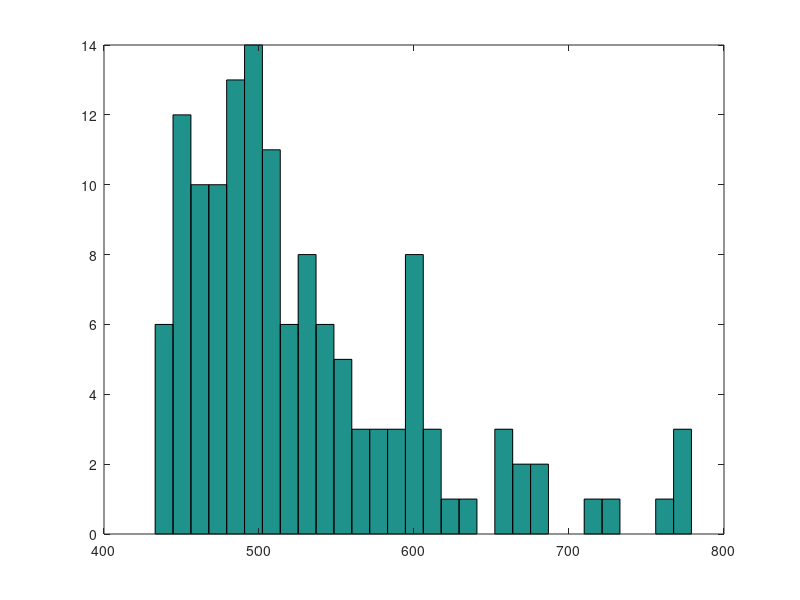

This chart was generated by the following MATLAB code: (Note: this script raises an error after producing the figure.)
load('Cata_Data.mat')
frame_before_p = 40;

cur_cond=strcmp(cond,'R');

ant=ant(cur_cond)
data=data(cur_cond)
filename = filename(cur_cond)
rot=rot(cur_cond)
cond=cond(cur_cond)

fps=30;
calib_0 = 1550; % Get it in ball rotation
calib_1 = 1105;
ball_diameter = 4.87; %in cm

%% get nb_frame per data

for i=1:length(data)
    nb_frame(i)=size(data{i},1);
end
hist(nb_frame,30)
f=find(nb_frame==min(nb_frame));
nb_frame(f)
filename{f}

%%
frame_window = 360 + frame_before_p; % 450 =15 sec. (we made sure the last 15s were without cleaning)

turn_dyn ={};
speed_dyn ={};



for i=1:length(data)
    cur_data=data{i};
    
    % Take first  X frames or first X frames

    X0=cur_data(1 : frame_window,1)/calib_0; % get the last Xsec (we made sure the last 15s were without cleaning)
    X1=cur_data(1:frame_window ,3)/calib_1;    
    
    Xs= (X0 + X1) / 2; % Make average of X0 and X1 (they should get same signal)
    
    Y0=cur_data(1 : frame_window,2) /calib_0;
    Y1=cur_data(1 : frame_window,4) /calib_1;
    
    % Path
    cum_angle{i} = pi2pi(cumsum(Xs) * 2* pi); % in radian (per frame)
    
    % Turns 

    Xs_radsec= Xs * 2*pi * fps;  % Put them in rad/sec
    turn_dyn{i} = Xs_radsec;
    
    speed = sqrt(Y0.^2 + Y1.^2) * (ball_diameter*pi) * fps; % put in cm/sec
    speed_dyn{i} = speed;

end



%% Plot Turn dynamic 
% figure()

x_axis = ((1:length(turn_dyn{1}))/fps) - 1/fps - frame_before_p/fps; % so that zero is when the ring is lifted 


rot_list = unique(abs(rot)); % abs, to pool +45 -45 / +90 -90 / +135 -135

     k=0;   
     for r = rot_list'; k=k+1; % go through all rotation
         
        dth=[];
        dr=[];
         j=0; 
         for a=unique(ant(cur_cond))'; j=j+1; % go through all individual
             f=find(cur_cond & ant == a & rot == r); %get the index
                dth(j,:) = turn_dyn{f}' *180/pi; % in deg/sec
                dr(j,:) = speed_dyn{f}' / fps; % so as to be back in cm/frame
              
              % now check for the opposite (-45 -90 and -135)
              if r>0 & r<3.14
              j=j+1;
              f=find(cur_cond & ant == a & rot == -r); %get the index
                dth(j,:) = - turn_dyn{f}' *180/pi; % in deg/sec
                dr(j,:) = speed_dyn{f}' / fps; % so as to be back in cm/frame
              end
              
         end
        
        subplot(2,5,k); 
        plot(x_axis, dth'); hold on
        plot(x_axis, fastsmooth(median(dth),3,3,1),'k','linewidth',2); hold on
        plot([min(x_axis) max(x_axis)], [0 0], 'k'); hold on%mark the zero
        plot([0 0] , [-800 800],'k'); hold on% mark t0, when the ring is lifted
        ylim([-800 +800])
        title([num2str(r*180/pi) 'deg']);
        ylabel('tur nvel (deg/s)');
        xlabel('time (s)');
        
        subplot(2,5,k+5); %k+5 to make U second row
        a=dth(:,frame_before_p:end); % get read of frame before p
        bins=-1000:10:1000;
        hist(reshape(a,[size(a,1)*size(a,2), 1]),bins);
        text(-1000,20,['mean=' num2str(mean(a(a<0)))]);
        text(0,40, ['mean=' num2str(mean(a(a>0)))]);
        text(-1000,60, ['mean abs=' num2str(mean(mean((abs(a)))))]);
        
      

     end
%% Plot Turn dynamic keeping + and - separated
 figure()

x_axis = ((1:length(turn_dyn{1}))/fps) - 1/fps - frame_before_p/fps; % so that zero is when the ring is lifted 


rot_list = unique(abs(rot)); % abs, to pool +45 -45 / +90 -90 / +135 -135

     k=0;   
     for r = rot_list'; k=k+1; % go through all rotation
         
        dth=[];
        dr=[];
        dthn=[];
        drn=[];
         j=0; i=0;
         for a=unique(ant(cur_cond))'; j=j+1; % go through all individual
             f=find(cur_cond & ant == a & rot == r); %get the index
                dth(j,:) = turn_dyn{f}' *180/pi; % in deg/sec
                dr(j,:) = speed_dyn{f}' / fps; % so as to be back in cm/frame
              
              % now check for the opposite (-45 -90 and -135)
              if r>0 & r<3.14
              i=i+1;
              f=find(cur_cond & ant == a & rot == -r); %get the index
                dthn(i,:) = turn_dyn{f}' *180/pi; % in deg/sec
                drn(i,:) = speed_dyn{f}' / fps; % so as to be back in cm/frame
              end
              
         end
        
        subplot(2,5,k); 
        plot(x_axis, dth','b'); hold on
        if r>0 & r<3.14
        plot(x_axis, dthn','r'); hold on
        plot(x_axis, fastsmooth(median(dthn),3,3,1),'k','linewidth',2); hold on
        end
        plot(x_axis, fastsmooth(median(dth),3,3,1),'k','linewidth',2); hold on
        plot([min(x_axis) max(x_axis)], [0 0], 'k'); hold on%mark the zero
        plot([0 0] , [-800 800],'k'); hold on% mark t0, when the ring is lifted
        ylim([-800 +800])
        title([num2str(r*180/pi) 'deg']);
        ylabel('tur nvel (deg/s)');
        xlabel('time (s)');
           
      

     end

     
 %% Plot Turn dynamic single individual
for a = unique(ant(cur_cond))'
    figure(a)

x_axis = ((1:length(turn_dyn{1}))/fps) - 1/fps - frame_before_p/fps; % so that zero is when the ring is lifted 


rot_list = unique(abs(rot)); % abs, to pool +45 -45 / +90 -90 / +135 -135

     k=0;   
     for r = rot_list'; k=k+1; % go through all rotation
         
        dth=[];
        dr=[];
         j=0; 
         
         %for a=unique(ant(cur_cond))';
         j=j+1; % go through all individual
             f=find(cur_cond & ant == a & rot == r); %get the index
                dth(j,:) = turn_dyn{f}' *180/pi; % in deg/sec
                dr(j,:) = speed_dyn{f}' / fps; % so as to be back in cm/frame
              
              % now check for the opposite (-45 -90 and -135)
              if r>0 & r<3.14
              j=j+1;
              f=find(cur_cond & ant == a & rot == -r); %get the index
                dth(j,:) = turn_dyn{f}' *180/pi; % in deg/sec
                dr(j,:) = speed_dyn{f}' / fps; % so as to be back in cm/frame
              end
              
         %end
        
        subplot(1,5,k); 
        plot(x_axis, dth'); hold on
        plot([min(x_axis) max(x_axis)], [0 0], 'k'); hold on%mark the zero
        plot([0 0] , [-800 800],'k'); hold on% mark t0, when the ring is lifted
        ylim([-800 +800])
        title([num2str(r*180/pi) 'deg']);
        ylabel('tur nvel (deg/s)');
        xlabel('time (s)');
        
 
      

     end
end    
 %% Plot Turn dynamic neat example
 figure()

x_axis = ((1:length(turn_dyn{1}))/fps) - 1/fps - frame_before_p/fps; % so that zero is when the ring is lifted 
r = 45*pi/180
         
        dth=[];
        dr=[];
         j=0; 
         for a=unique(ant(cur_cond))'; j=j+1; % go through all individual
             f=find(cur_cond & ant == a & rot == r); %get the index
                dth(j,:) = turn_dyn{f}' *180/pi; % in deg/sec
                dr(j,:) = speed_dyn{f}' / fps; % so as to be back in cm/frame
          
         end
        
        plot(x_axis, dth'); hold on
        plot(x_axis, fastsmooth(median(dth),3,3,1),'k','linewidth',2); hold on
        
        plot([min(x_axis) max(x_axis)], [0 0], 'k'); %mark the zero
        plot([0 0] , [min(min(dth)) max(max(dth))],'k'); % mark t0, when the ring is lifted
        ylim([-1000 +1000])
        title([num2str(r*180/pi) 'deg']);
        ylabel('tur nvel (deg/s)');
        xlabel('time (s)');
        
        
        % To see each individuals clearly        
         figure (100+1)
         for i=1:size(dth,1)
            subplot(4,5,i);
            plot(x_axis, dth(i,:)); hold on
%             plot(x_axis, fastsmooth(median(dth),3,3,1),'k','linewidth',2); hold on
            plot([min(x_axis) max(x_axis)], [0 0], 'k'); %mark the zero
            plot([0 0] , [min(min(dth)) max(max(dth))],'k'); % mark t0, when the ring is lifted
            ylim([-1000 +1000])
         end
         
         
         
         
%% --------------------------------------------------------ANALYSIS OF AVERAGES

%              first_frames_or_not=1
%   frame_window = 360 + frame_before_p; % 450 =15 sec. (we made sure the last 15s were without cleaning)
   
first_frames_or_not=0; % analyse the last frames like myrmecia
frame_window = 360; % 450 =15 sec. (we made sure the last 15s were without cleaning)

         
for i=1:length(data)
    cur_data=data{i};
    
    % Take last X frames or first X frames
    if first_frames_or_not == 1
        X0=cur_data(frame_before_p:frame_window,1)/calib_0; % get the last Xsec (we made sure the last 15s were without cleaning)
        X1=cur_data(frame_before_p:frame_window,3)/calib_1;    
    else
        X0=cur_data(end-frame_window+1 : end,1)/calib_0; % get the last Xsec (we made sure the last 15s were without cleaning)
        X1=cur_data(end-frame_window+1 : end,3)/calib_1;  
    end
    
    Xs= (X0 + X1) / 2; % Make average of X0 and X1 (they should get same signal)
    
    Y0=cur_data(end-frame_window+1 : end,2) /calib_0;
    Y1=cur_data(end-frame_window+1 : end,4) /calib_1;
    
    % Path
    cum_angle{i} = pi2pi(cumsum(Xs) * 2* pi); % in radian (per frame)
    
    % Turns 

    Xs_radsec= Xs * 2*pi * fps;  % Put them in rad/sec
    
    turn_l(i)= sum(Xs_radsec(Xs_radsec>0));
    turn_r(i)= sum(Xs_radsec(Xs_radsec<0));
    turn_ratio(i) = ( abs(turn_l(i)) - abs(turn_r(i)) ) / ( abs(turn_l(i)) + abs(turn_r(i)) ); % time spent turning L/R: between +1 and -1 
    turn_av(i)= mean(Xs_radsec);
    turn_dyn{i} = Xs_radsec;
    
   
    time_l(i)= sum(Xs>0) / fps; %time spent turning l or r , in sec
    time_r(i)= sum(Xs<0) / fps;
    time_ratio(i) = (time_l(i)- time_r(i))/ (time_l(i)+time_r(i)); % time spent turning L/R: between +1 and -1 

    turn_vel_l(i)= mean(Xs_radsec(Xs>0)); %how much it turn when turning in that direction
    turn_vel_r(i)= mean(Xs_radsec(Xs<0));
    
    %turn vel for prefered side and unprefered side
    if time_l(i) >= time_r(i)
        turn_vel_prefered(i) = abs(turn_vel_l(i));
        turn_vel_unprefered(i) = abs(turn_vel_r(i));

    else
        turn_vel_prefered(i) = abs(turn_vel_r(i));
        turn_vel_unprefered(i) = abs(turn_vel_l(i));

    end
   
    speed = sqrt(Y0.^2 + Y1.^2) * (ball_diameter*pi) * fps; % put in cm/sec
    speed_av(i) = mean(speed);
    speed_dyn{i} = speed;

end

%% 

%-------------------
figure()
var=abs(time_ratio);

colour = 'r';
[t_timeratio, rotlist] = rotation_plotter (rot,ant,cur_cond,var,colour,'time bias');

title('Time bias: Route')  
xlim([-180 180])
xticks([-180:45:180])

%------------------- 
figure()
var=turn_ratio;

colour = 'r';
[t_turnratio, rotlist] =rotation_plotter (rot,ant,cur_cond,var,colour,'turn bias')
title('Turn bias: Route')  
xlim([-180 180])
xticks([-180:45:180])


%-------------------
figure()
var=turn_av * 180/pi; %to get in degree /sec (instead of rad/sec)

colour = 'r';
[t_turnav, rotlist] = rotation_plotter (rot,ant,cur_cond,var,colour,'turn deg/sec');

title('Turn average (deg/s): Route')  
xlim([-180 180])
xticks([-180:45:180])



%% ----- stats

%stats for turn ratio
P=[];
 [P(1,1),H,STATS] = signrank(t_turnratio(:,rotlist==+45),  t_turnratio(:,rotlist==-45)   ,'method','exact','tail','left')
 [P(2,1),H,STATS] = signrank(t_turnratio(:,rotlist==+90),  t_turnratio(:,rotlist==-90)   ,'method','exact','tail','left')
 [P(3,1),H,STATS] = signrank(t_turnratio(:,rotlist==+135),  t_turnratio(:,rotlist==-135)   ,'method','exact','tail','left')

P=[];
 [H,P(1,1),STATS] = ttest(t_turnratio(:,rotlist==+45),  t_turnratio(:,rotlist==-45)  ,'tail','left')
 [H,P(2,1),STATS] = ttest(t_turnratio(:,rotlist==+90),  t_turnratio(:,rotlist==-90)  ,'tail','left')
 [H,P(3,1),STATS] = ttest(t_turnratio(:,rotlist==+135),  t_turnratio(:,rotlist==-135)   ,'tail','left')

%% --------------simple stats
t_var = t_turnratio;
% t_var = t_turnav
[N,P,Z]=deal([]);

k=0;
for i= rotlist
k=k+1;
        data=t_var(:,k);
   
    if i>0 & i<180; % one tail

        [P(k,1),H,STATS] = signrank (data,0,'tail','left');
        N(k,1)=length(data);

    elseif i<0 % other tail

        [P(k,1),H,STATS] = signrank (data,0,'tail','right');
        N(k,1)=length(data);

    else % means 0 or 180; then both tails

        [P(k,1),H,STATS] = signrank (data,0,'tail','both');
        N(k,1)=length(data);

    end
end

t_all_rot = table(rotlist',N,P)

%% -------------- stats by overlaying negatif and positve

[N,P,Z]=deal([]);
rotlist = [180 -135 -90 -45 0 45 90 135]
rot_list_deg_stat = unique(abs(rotlist));

k=0;
for i= rot_list_deg_stat
k=k+1;
    
    % overlay 
    if i>0 & i<180
        fpos=find(rotlist == i);
        fneg=find(rotlist == -i);
        data=[t_var(:,fpos) ; -t_var(:,fneg)];

        [P(k,1),H,STATS] = signrank (data,0,'tail','left');
        Z(k,1)=STATS.zval;
        N(k,1)=length(data);

    else % means it 0 or 180
        f=find(rotlist == i);
        f=f(1); %to make sure it doesn't double 180
        data=t_var(:,f) ;

        [P(k,1),H,STATS] = signrank (data,0,'tail','both');
        Z(k,1)=0;
        N(k,1)=length(data);

    end
end

t_all_rot = table(rot_list_deg_stat',N,P)


%% Forward speed -------------------------------------
figure()

var=speed_av; % time spent turning L/R: between +1 and -1 

colour = 'r';
rotation_plotter (rot,ant,cur_cond,var,colour,'speed fwd');

title('speed fwd (cm/s): Route ')  
xlim([-180 180])
xticks([-180:45:180])


%% ---------------- turn vel prefered vs unprefered side
figure()


subplot(2,1,1);
colour = 'r';
var=turn_vel_prefered * 180/pi; % time spent turning L/R: between +1 and -1 
rotation_plotter (rot,ant,cur_cond,var,colour,'turn vel');
 
colour = 'y';
var=turn_vel_unprefered * 180/pi; % time spent turning L/R: between +1 and -1 
rotation_plotter (rot,ant,cur_cond,var,colour,'turn vel');

title('Route: turn vel pref vs. unprefered side (deg/sec)')
xlim([-180 180])
xticks([-180:45:180])
ylim([0 550])
 
   

subplot(2,1,2);
var=(turn_vel_prefered * 180/pi) - (turn_vel_unprefered * 180/pi); % time spent turning L/R: between +1 and -1 

cur_cond=strcmp(cond,'R'); %'U' or 'R'
colour = 'r';
rotation_plotter (rot,ant,cur_cond,var,colour,'turn vel diff');


title('turn vel pref-unpref: Route ')  
xlim([-180 180])
xticks([-180:45:180]) 




